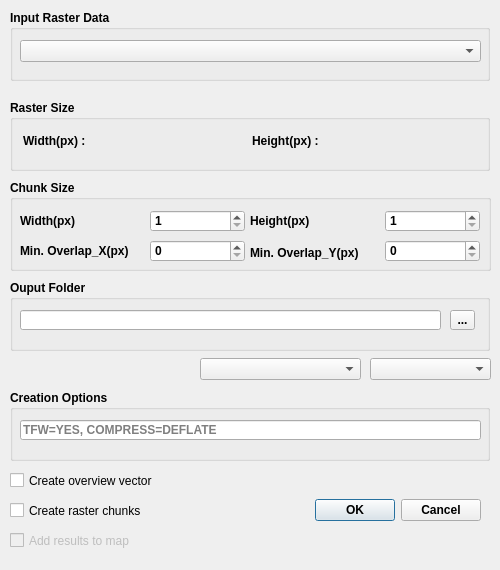
<?xml version="1.0" encoding="UTF-8"?>
<ui version="4.0">
 <class>RasterDividerDialogBase</class>
 <widget class="QDialog" name="RasterDividerDialogBase">
  <property name="geometry">
   <rect>
    <x>0</x>
    <y>0</y>
    <width>500</width>
    <height>570</height>
   </rect>
  </property>
  <property name="sizePolicy">
   <sizepolicy hsizetype="Fixed" vsizetype="Fixed">
    <horstretch>0</horstretch>
    <verstretch>0</verstretch>
   </sizepolicy>
  </property>
  <property name="minimumSize">
   <size>
    <width>500</width>
    <height>550</height>
   </size>
  </property>
  <property name="maximumSize">
   <size>
    <width>500</width>
    <height>1000</height>
   </size>
  </property>
  <property name="windowTitle">
   <string>Raster Divider</string>
  </property>
  <widget class="QDialogButtonBox" name="button_box">
   <property name="enabled">
    <bool>true</bool>
   </property>
   <property name="geometry">
    <rect>
     <x>250</x>
     <y>470</y>
     <width>231</width>
     <height>81</height>
    </rect>
   </property>
   <property name="sizePolicy">
    <sizepolicy hsizetype="Expanding" vsizetype="Fixed">
     <horstretch>0</horstretch>
     <verstretch>0</verstretch>
    </sizepolicy>
   </property>
   <property name="font">
    <font>
     <weight>75</weight>
     <bold>true</bold>
    </font>
   </property>
   <property name="orientation">
    <enum>Qt::Horizontal</enum>
   </property>
   <property name="standardButtons">
    <set>QDialogButtonBox::Cancel|QDialogButtonBox::Ok</set>
   </property>
  </widget>
  <widget class="QGroupBox" name="groupBox">
   <property name="geometry">
    <rect>
     <x>10</x>
     <y>10</y>
     <width>480</width>
     <height>71</height>
    </rect>
   </property>
   <property name="font">
    <font>
     <weight>75</weight>
     <bold>true</bold>
    </font>
   </property>
   <property name="title">
    <string>Input Raster Data</string>
   </property>
   <widget class="QComboBox" name="cb_in_raster">
    <property name="geometry">
     <rect>
      <x>10</x>
      <y>30</y>
      <width>461</width>
      <height>22</height>
     </rect>
    </property>
   </widget>
  </widget>
  <widget class="QGroupBox" name="groupBox_2">
   <property name="geometry">
    <rect>
     <x>10</x>
     <y>180</y>
     <width>481</width>
     <height>91</height>
    </rect>
   </property>
   <property name="font">
    <font>
     <weight>75</weight>
     <bold>true</bold>
    </font>
   </property>
   <property name="title">
    <string>Chunk Size</string>
   </property>
   <widget class="QSpinBox" name="sb_rasterWidth">
    <property name="geometry">
     <rect>
      <x>140</x>
      <y>30</y>
      <width>95</width>
      <height>22</height>
     </rect>
    </property>
    <property name="minimum">
     <number>1</number>
    </property>
    <property name="maximum">
     <number>999999999</number>
    </property>
    <property name="value">
     <number>1</number>
    </property>
   </widget>
   <widget class="QSpinBox" name="sb_rasterHeight">
    <property name="geometry">
     <rect>
      <x>375</x>
      <y>30</y>
      <width>95</width>
      <height>22</height>
     </rect>
    </property>
    <property name="minimum">
     <number>1</number>
    </property>
    <property name="maximum">
     <number>999999999</number>
    </property>
   </widget>
   <widget class="QLabel" name="label">
    <property name="geometry">
     <rect>
      <x>10</x>
      <y>33</y>
      <width>71</width>
      <height>16</height>
     </rect>
    </property>
    <property name="text">
     <string>Width(px)</string>
    </property>
   </widget>
   <widget class="QLabel" name="label_2">
    <property name="geometry">
     <rect>
      <x>240</x>
      <y>33</y>
      <width>71</width>
      <height>16</height>
     </rect>
    </property>
    <property name="text">
     <string>Height(px)</string>
    </property>
   </widget>
   <widget class="QSpinBox" name="sb_overlap_y">
    <property name="geometry">
     <rect>
      <x>375</x>
      <y>60</y>
      <width>95</width>
      <height>22</height>
     </rect>
    </property>
    <property name="minimum">
     <number>0</number>
    </property>
    <property name="maximum">
     <number>999999999</number>
    </property>
    <property name="value">
     <number>0</number>
    </property>
   </widget>
   <widget class="QLabel" name="label_5">
    <property name="geometry">
     <rect>
      <x>10</x>
      <y>63</y>
      <width>131</width>
      <height>16</height>
     </rect>
    </property>
    <property name="text">
     <string>Min. Overlap_X(px)</string>
    </property>
   </widget>
   <widget class="QSpinBox" name="sb_overlap_x">
    <property name="geometry">
     <rect>
      <x>140</x>
      <y>60</y>
      <width>95</width>
      <height>22</height>
     </rect>
    </property>
    <property name="minimum">
     <number>0</number>
    </property>
    <property name="maximum">
     <number>999999999</number>
    </property>
    <property name="value">
     <number>0</number>
    </property>
   </widget>
   <widget class="QLabel" name="label_6">
    <property name="geometry">
     <rect>
      <x>240</x>
      <y>63</y>
      <width>131</width>
      <height>20</height>
     </rect>
    </property>
    <property name="text">
     <string>Min. Overlap_Y(px)</string>
    </property>
   </widget>
  </widget>
  <widget class="QGroupBox" name="groupBox_3">
   <property name="geometry">
    <rect>
     <x>10</x>
     <y>280</y>
     <width>480</width>
     <height>71</height>
    </rect>
   </property>
   <property name="font">
    <font>
     <weight>75</weight>
     <bold>true</bold>
    </font>
   </property>
   <property name="title">
    <string>Ouput Folder</string>
   </property>
   <widget class="QLineEdit" name="le_outputFolder">
    <property name="geometry">
     <rect>
      <x>10</x>
      <y>30</y>
      <width>421</width>
      <height>20</height>
     </rect>
    </property>
   </widget>
   <widget class="QToolButton" name="tb_browse">
    <property name="geometry">
     <rect>
      <x>440</x>
      <y>30</y>
      <width>25</width>
      <height>20</height>
     </rect>
    </property>
    <property name="text">
     <string>...</string>
    </property>
   </widget>
  </widget>
  <widget class="QGroupBox" name="groupBox_4">
   <property name="geometry">
    <rect>
     <x>10</x>
     <y>100</y>
     <width>480</width>
     <height>71</height>
    </rect>
   </property>
   <property name="font">
    <font>
     <weight>75</weight>
     <bold>true</bold>
    </font>
   </property>
   <property name="title">
    <string>Raster Size</string>
   </property>
   <widget class="QLabel" name="label_3">
    <property name="geometry">
     <rect>
      <x>13</x>
      <y>30</y>
      <width>81</width>
      <height>21</height>
     </rect>
    </property>
    <property name="text">
     <string>Width(px) :</string>
    </property>
   </widget>
   <widget class="QLabel" name="label_4">
    <property name="geometry">
     <rect>
      <x>242</x>
      <y>30</y>
      <width>81</width>
      <height>21</height>
     </rect>
    </property>
    <property name="text">
     <string>Height(px) :</string>
    </property>
   </widget>
   <widget class="QLabel" name="lbl_rasterWidth">
    <property name="geometry">
     <rect>
      <x>90</x>
      <y>30</y>
      <width>120</width>
      <height>21</height>
     </rect>
    </property>
    <property name="font">
     <font>
      <weight>50</weight>
      <bold>false</bold>
     </font>
    </property>
    <property name="text">
     <string/>
    </property>
   </widget>
   <widget class="QLabel" name="lbl_rasterHeight">
    <property name="geometry">
     <rect>
      <x>330</x>
      <y>30</y>
      <width>120</width>
      <height>21</height>
     </rect>
    </property>
    <property name="font">
     <font>
      <weight>50</weight>
      <bold>false</bold>
     </font>
    </property>
    <property name="text">
     <string/>
    </property>
   </widget>
  </widget>
  <widget class="QCheckBox" name="chb_addToMap">
   <property name="enabled">
    <bool>false</bool>
   </property>
   <property name="geometry">
    <rect>
     <x>10</x>
     <y>530</y>
     <width>211</width>
     <height>21</height>
    </rect>
   </property>
   <property name="text">
    <string>Add results to map</string>
   </property>
   <property name="checkable">
    <bool>true</bool>
   </property>
  </widget>
  <widget class="QLabel" name="lbl_message">
   <property name="geometry">
    <rect>
     <x>13</x>
     <y>357</y>
     <width>171</width>
     <height>21</height>
    </rect>
   </property>
   <property name="text">
    <string/>
   </property>
  </widget>
  <widget class="QGroupBox" name="groupBox_5">
   <property name="geometry">
    <rect>
     <x>10</x>
     <y>390</y>
     <width>480</width>
     <height>71</height>
    </rect>
   </property>
   <property name="font">
    <font>
     <weight>75</weight>
     <bold>true</bold>
    </font>
   </property>
   <property name="title">
    <string>Creation Options</string>
   </property>
   <widget class="QLineEdit" name="le_creation_options">
    <property name="geometry">
     <rect>
      <x>10</x>
      <y>30</y>
      <width>461</width>
      <height>20</height>
     </rect>
    </property>
    <property name="placeholderText">
     <string>TFW=YES, COMPRESS=DEFLATE</string>
    </property>
   </widget>
  </widget>
  <widget class="QComboBox" name="cb_format">
   <property name="geometry">
    <rect>
     <x>200</x>
     <y>358</y>
     <width>161</width>
     <height>22</height>
    </rect>
   </property>
   <property name="font">
    <font>
     <weight>75</weight>
     <bold>true</bold>
    </font>
   </property>
  </widget>
  <widget class="QComboBox" name="cb_format_2">
   <property name="geometry">
    <rect>
     <x>370</x>
     <y>358</y>
     <width>121</width>
     <height>22</height>
    </rect>
   </property>
   <property name="font">
    <font>
     <weight>75</weight>
     <bold>true</bold>
    </font>
   </property>
  </widget>
  <widget class="QCheckBox" name="chb_createOverview">
   <property name="geometry">
    <rect>
     <x>10</x>
     <y>470</y>
     <width>211</width>
     <height>21</height>
    </rect>
   </property>
   <property name="text">
    <string>Create overview vector</string>
   </property>
  </widget>
  <widget class="QCheckBox" name="chb_createChunk">
   <property name="geometry">
    <rect>
     <x>10</x>
     <y>500</y>
     <width>211</width>
     <height>21</height>
    </rect>
   </property>
   <property name="text">
    <string>Create raster chunks</string>
   </property>
  </widget>
 </widget>
 <tabstops>
  <tabstop>cb_in_raster</tabstop>
  <tabstop>sb_rasterWidth</tabstop>
  <tabstop>sb_rasterHeight</tabstop>
  <tabstop>sb_overlap_x</tabstop>
  <tabstop>sb_overlap_y</tabstop>
  <tabstop>le_outputFolder</tabstop>
  <tabstop>tb_browse</tabstop>
  <tabstop>chb_addToMap</tabstop>
 </tabstops>
 <resources/>
 <connections>
  <connection>
   <sender>button_box</sender>
   <signal>accepted()</signal>
   <receiver>RasterDividerDialogBase</receiver>
   <slot>accept()</slot>
   <hints>
    <hint type="sourcelabel">
     <x>20</x>
     <y>20</y>
    </hint>
    <hint type="destinationlabel">
     <x>20</x>
     <y>20</y>
    </hint>
   </hints>
  </connection>
  <connection>
   <sender>button_box</sender>
   <signal>rejected()</signal>
   <receiver>RasterDividerDialogBase</receiver>
   <slot>reject()</slot>
   <hints>
    <hint type="sourcelabel">
     <x>20</x>
     <y>20</y>
    </hint>
    <hint type="destinationlabel">
     <x>20</x>
     <y>20</y>
    </hint>
   </hints>
  </connection>
 </connections>
</ui>
